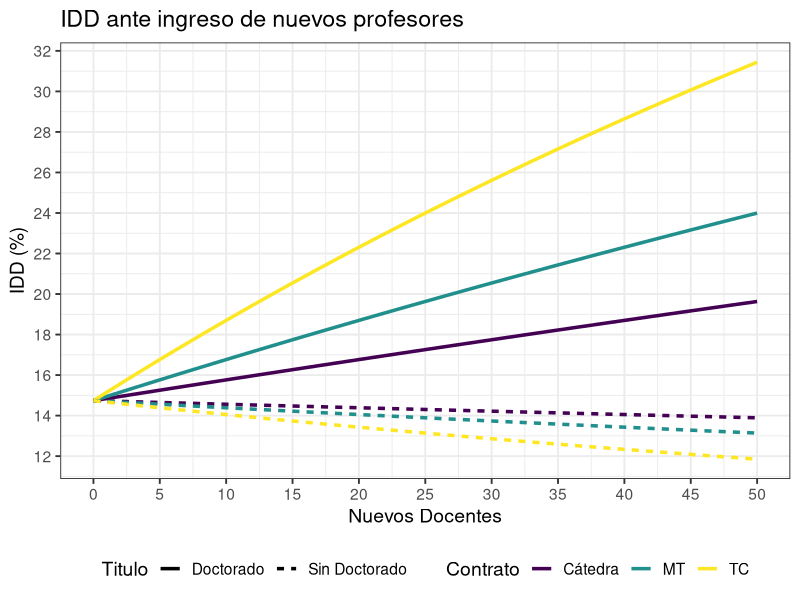
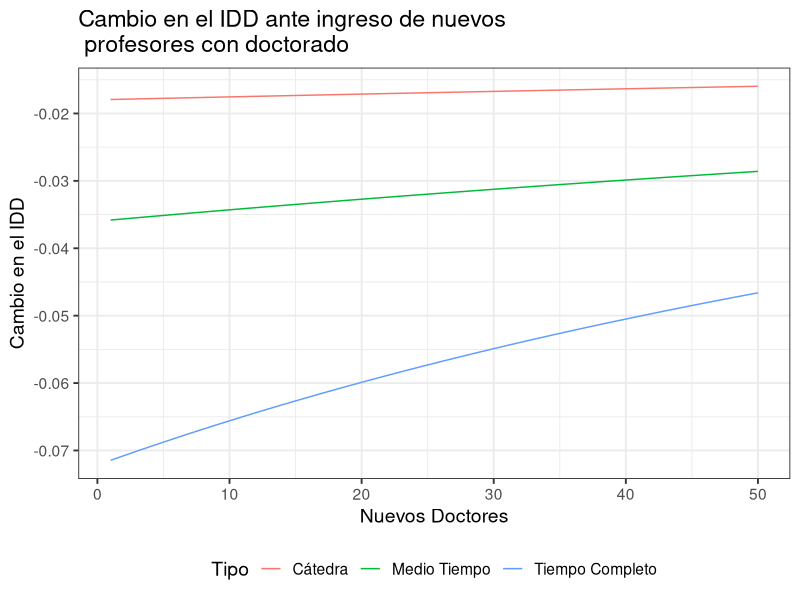

The R source for these figures, in order:
## ---- chunk 1
library(ggplot2)
theme_set(theme_bw(base_size = 14))

# Los valores default es para que de el valor que tiene el indece segun
# el MIDE (14.7%)
IDD <- function(C_d = 19,M_d = 15, Cat_d=15,C_ = 100 ,M_=100,Cat_ = 100){
    numerador = C_d + 0.5*M_d + 0.25 * Cat_d
    denominador = C_d + 0.5*M_d + 0.25 * Cat_d + C_ + 0.5*M_ + 0.25 * Cat_
    return(100*numerador/denominador)
}

nuevos <- 0:50

tiempo_completo_d <- IDD(C_d = 19 + nuevos)
medio_tiempo_d <- IDD(M_d = 15 + nuevos)
catedra_d <- IDD(Cat_d = 15 + nuevos)
tiempo_completo <- IDD(C_ = 100 + nuevos)
medio_tiempo <- IDD(M_ = 100 + nuevos)
catedra <- IDD(Cat_ = 100 + nuevos)

IDD <- c(tiempo_completo_d,medio_tiempo_d,catedra_d,tiempo_completo,medio_tiempo,catedra)

tipo_de_contrato <- factor(rep(c("TC","MT","Cátedra"), each = 51, times =2), ordered = TRUE, levels = c("Cátedra","MT","TC"))
tipo_titulo <- factor(rep(c("Doctorado","Sin Doctorado"), each = 153))


df <- data.frame(IDD = IDD, Contrato = tipo_de_contrato,
                 Titulo = tipo_titulo, nuevos = rep(nuevos, times = 6))

ggplot(df) + 
    geom_line(aes(x = nuevos, y = IDD, linetype = Titulo, color = Contrato),  size = 1.2) + 
    xlab("Nuevos Docentes") + ylab('IDD (%)') + 
    ggtitle("IDD ante ingreso de nuevos profesores") + 
    scale_x_continuous(breaks = seq(0, 50, 5)) + 
    scale_y_continuous(breaks = seq(10, 36, 2)) + 
    theme(legend.position = "bottom")


## ---- chunk 2

nuevos2 <- 1:50

contr_tiempo_completo <- diff(tiempo_completo)
contr_medio_tiempo <- diff(medio_tiempo)
contr_catedra <- diff(catedra)
tipo <- factor(rep(c("Tiempo Completo","Medio Tiempo","Cátedra"), each = 50))

df2 <- data.frame(Cambio_IDD = c(contr_tiempo_completo,contr_medio_tiempo,contr_catedra),
                 Tipo = tipo, nuevos = rep(nuevos2, times=3))

ggplot(df2) + 
    geom_line(aes(x = nuevos, y = Cambio_IDD, color = Tipo)) + 
    xlab("Nuevos Doctores") + ylab('Cambio en el IDD') + 
    ggtitle("Cambio en el IDD ante ingreso de nuevos \n profesores con doctorado") + 
    theme(legend.position = "bottom")


